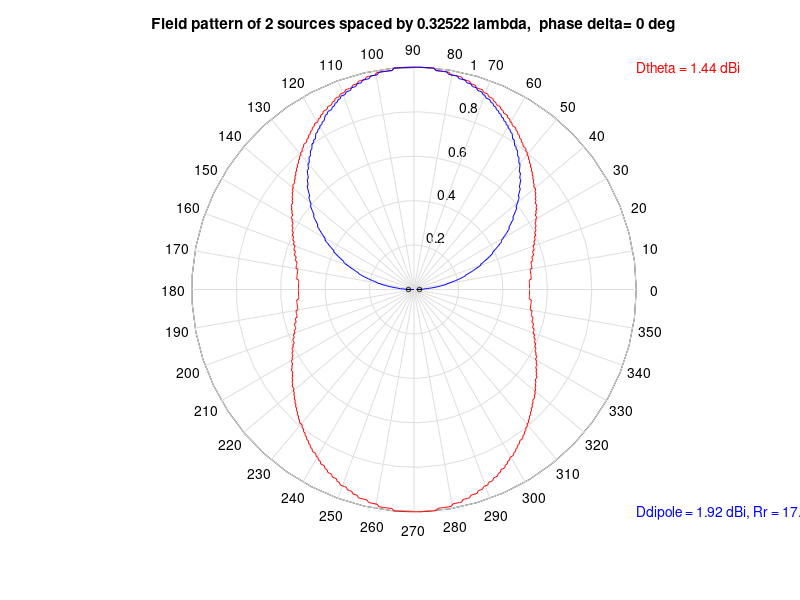

Write the MATLAB code that produced this figure.
% This program computes and plots the field pattern of a uniform linear array of sources.  
clc, clear all;
timesrun=0;
while timesrun<1000,
    if timesrun==0
        global SP=0.49/sqrt(2.27); %0.49/sqrt(2.27), 1.5
        PH=0;
        N=2;
        MF=1;
    else
        global SP=input('Enter element spacing in wavelengths: ');
        PH=input('Enter phase difference between elements in degrees: ');
        N=input('Enter number of elements: ');
        MF=input('Enter pattern multiplication factor: ')';
    endif
   
% This version modified to include isotropic AND short dipole sources
% both of which are displayed on the same polar plot.  This version
% does not do phase plots.

% Compute fields for plotting
    A=0.01:0.01:6.28;                     % Angle over 2pi radians
    B=0.01:0.01:3.14;                     % B is theta -- the angle from 0 degrees

    U=(2*pi*SP.*cos(A)+(pi*PH/180))/2;    % compute argument
    FP=(sin(N*U)./sin(U));                % compute isotropic electric field
    FP_n=FP./max(abs(FP));			          % nomalized the electric field
    %FPD=(sin(N*U)./sin(U)).*cos(A);      
    FPD=(cos((2*pi*SP*cos(B))/2.)-cos(2*pi*SP/2.))./sin(B);   % computer dipole electric field
    FPD_n=FPD./max(abs(FPD));		          % normalized the electric field
    R=MF.*abs(FP_n);                      % multiply as appropriate
    Rdipole=MF.*abs(FPD_n);               % compute for array of short dipoles    

% For isotropic source    
% compute the beam area in theta
                                          %    0 <theta (B) < 180 degrees
    W=(2*pi*SP.*cos(B)+(pi*PH/180))/2;    % compute psi -- phase shift
    PP=(sin(N*W)./sin(W)).^2;             % compute unnormalized power
    Z=0.01*sin(B).*PP;                    % differential power is PP*sin(theta)*d(theta)
    SUM=sum(Z);                           % integrate the elements over 180 degrees

    DR=(2*(N^2))/SUM;                     % numerical directivity is Pmax/Pavg.
                                          % N^2 is Pmax 
                                          % D = 4*pi/omegaA                                                                                    
    DBI=10*log10(DR);                     % express in dBi

% For dipole source
% compute the beam area in theta
                                          %    0 <theta (B) < 180 degrees
    W=(2*pi*SP.*cos(B)+(pi*PH/180))/2;    % compute psi -- phase shift
    %PP=(sin(N*W)./sin(W).*cos(B)).^2;    % compute unnormalized power
    PP_d=((cos((2*pi*SP.*cos(B))/2.)-cos(2*pi*SP/2.))./sin(B)).^2;
    %Z=0.01*sin(B).*PP;                    
    Z_d=0.01*sin(B).*PP_d;                % differential power is PP*sin(theta)*d(theta)
    %SUM=sum(Z);                          % integrate the elements over 180 degrees
    SUM_d=sum(Z_d);

% use built-in function numerical ctalculate D formula
    function y=f(x)
        global SP
        y=((cos((2*pi*SP.*cos(x))/2.)-cos(2*pi*SP/2.))./sin(x)).^2 .*sin(x);
    endfunction
    theta_s=0;
    theta_f=pi;
    tol=1e-9;
    F_theta_deno=quadcc('f',theta_s,theta_f,tol);     %denominator of the D formula same as SUM_d

    DRdipole=2.*max(PP_d)./SUM_d;         %(2*(N^2))/SUM; % numerical directivity is Pmax/Pavg.
                                          % N^2 is Pmax 
                                          % D = 4*pi/omegaA                                          
    DBIdipole=10*log10(DRdipole);         % express in dBi
    Rr=60*F_theta_deno;
    
    theta=(0.01:2*pi/628:2*pi);
    theta_d=(0.01:pi/314:pi);             
    
% plot antenna pattern in polar coordinates
% plot isotropic pattern and then plot dipole pattern in same fig.
    polar(theta,(round(R*100))/100,'r'); 
    set (gca, 'rtick', 0:0.2:1, 'ttick', 0:10:350);
    hold on;
    polar(theta_d,(round(Rdipole*100))/100,'b');
    set (gca, 'rtick', 0:0.2:1, 'ttick', 0:10:350);
    title(['Field pattern of ',num2str(N),' sources spaced by ',num2str(SP),' lambda,  ','phase delta= ',num2str(PH),' deg']);
    text(max(R),max(R),['Dtheta = ',num2str((round(DBI*100))/100),' dBi'],'color','red');
    text(max(R),-max(R),['Ddipole = ',num2str((round(DBIdipole*100))/100),' dBi,',...
                         ' Rr = ',num2str((round(Rr*100))/100),' Ohm'],'color','blue');
    hold off;

    sep=max(R)/20;
    xcent=sep*((-(N-1)/2)-1);
    for elcount=1:N
        xcent=xcent+sep;
        ycent=0;
        radius=sep/5;
        xp=xcent+[-radius:radius/10:radius];
        yp=ycent+real(sqrt((radius^2)-(xp-xcent).^2));
        patch(xp,yp,'k');
        patch(xp,-yp,'k');
    end;

    rp=input('Enter 1 for rectangular plot: ');
    if rp==1
        figure(2);
        plot(theta*(180/pi),R);
        grid on;
        %zoom on;
        title(['Field Pattern of ',num2str(N),' sources spaced by ',num2str(SP),' lambda,  ','phase delta= ',num2str(PH),' deg']);
        xlabel('Angle (deg)');
        ylabel('Amplitude (linear)');
    end;

    logp=input('Enter 1 for dB plot: ');
    if logp==1
        figure(3);
        plot(theta*(180/pi),10*log10(abs(R)));
        grid on;
        title(['Field Pattern of ',num2str(N),' sources spaced by ',num2str(SP),' lambda,  ','phase delta= ',num2str(PH),' deg']);
        xlabel('Angle (deg)');
        ylabel('Amplitude (dB)');
    end;

    powerp=input('Enter 1 for power pattern: ');
    if powerp==1
        figure(4);
        plot(theta*(180/pi),20*log10(abs(R)));
        grid on;
        title(['Power Pattern of ',num2str(N),' sources spaced by ',num2str(SP),' lambda,  ','phase delta= ',num2str(PH),' deg']);
        xlabel('Angle (deg)');
        ylabel('Amplitude (dB)');
    end;

    timesrun=timesrun+1;
    done=input('Enter 1 to modify parameters: ');
    if done~=1,
        timesrun=1000;
    end;

end;
